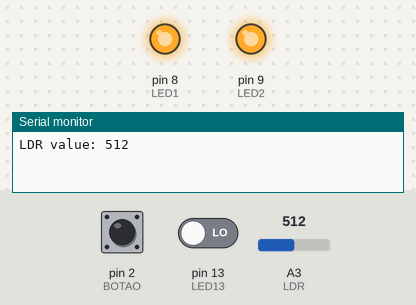
The sketch below on a simulated Arduino Uno, built with avr-gcc and run on an emulated ATmega328P. On the bench: output pins drawn as LEDs (lit = HIGH), the last lines printed to the serial monitor. The test bench sets the inputs (shaded band); at power-on: A3 (LDR) = 512, pin 2 (BOTAO) HIGH, pin 13 (LED13) LOW.

Above: at 1.2 s.
1.3 s: A3 (LDR) set to 489
At 1.7 s:
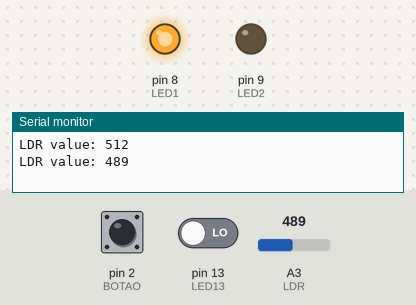
2.8 s: A3 (LDR) set to 716
At 4.0 s:
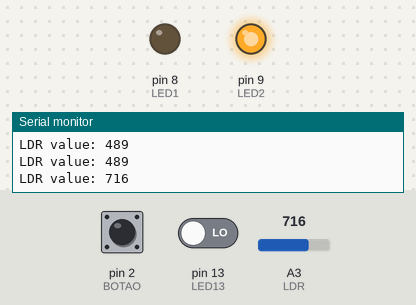
4.3 s: A3 (LDR) set to 625
5.8 s: A3 (LDR) set to 601
At 6.3 s:
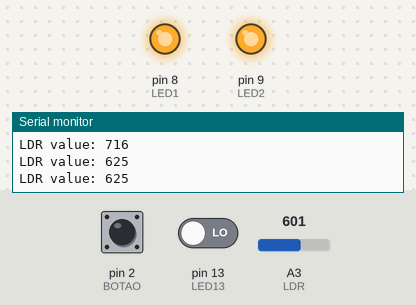
8.9 s: A3 (LDR) set to 0
At 9.9 s:
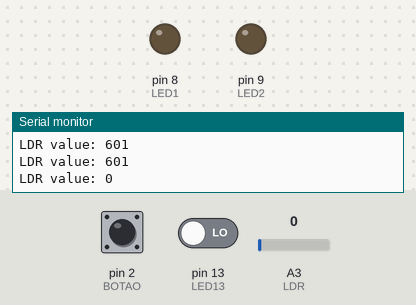
Timing chart, 0 to 11.4 s (numbered marks = the images above; inputs shaded):
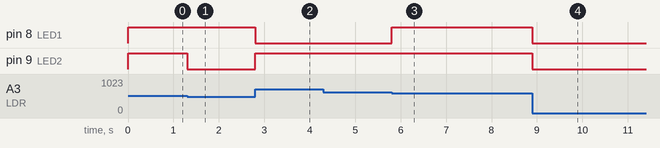

The sketch:

lab4.ino
```cpp
//TCNT1 > Faz a contagem
//TCCR1A Registradores de controle ===== normalmente configuramos igual a zero.
//TCCT1B determina modo de operação ====== importante
//       determina o prescaler
          //modo normal( por estouro) após contar 65536
          //Modo CTC (Clear time on compare) Funciona como um PLC,  OCR1A/B é o registrador de comparação.
//TIMSK > Habilita modos de operação ===== importante
//TIFR > flag de interrupção

#include <avr/io.h>
#include <avr/interrupt.h>

#define LED1 8
#define LED2 9
#define LED13 13
#define LDR 3
#define BOTAO 2

volatile int firedINT;
volatile unsigned long buttonTime ;
unsigned long timeLed13 = 0;
unsigned long timeLDRPrint = 0;
volatile bool interruptFlag = 0;
int VAL_LOW = 54;
int VAL_MEDIUM = 500;
int VAL_HIGH = 610;

void pin2ISR(){
  static long lastTime= 0;
  static bool state = true;

  if ((millis() - lastTime) > 10)
  {
    state = !state;

    lastTime = millis();

    if (!state)
    {
      buttonTime = millis();
      firedINT++;
    }
    else
      interruptFlag = 1;
  }
}

void setup() {
  pinMode(LED1, OUTPUT);
  pinMode(LED2, OUTPUT);
  pinMode(LDR, INPUT);
  pinMode(BOTAO, INPUT_PULLUP);
  EIFR = (1 << INTF1) | (1 << INTF0);
  attachInterrupt(digitalPinToInterrupt(BOTAO), pin2ISR, CHANGE);
  Serial.begin(115200);

}

int checkLDR(int valor)
{
  int res = 0;

  if(valor <= VAL_LOW) {
    res = 0;
  }

  else if((valor > VAL_LOW) && (valor <= VAL_MEDIUM))
  {
    res = 1;
  }

  else if((valor > VAL_MEDIUM) && (valor <= VAL_HIGH))
  {
    res = 2;
  }
  else
  {
    res = 3;
  }

  return res;
}

void toggleLeds(int valor)
{
  switch(valor)
  {
     case 0:
     digitalWrite(LED1, LOW);
     digitalWrite(LED2, LOW);

     break;

     case 1:
     digitalWrite(LED1, HIGH);
     digitalWrite(LED2, LOW);

     break;

     case 2:
     digitalWrite(LED1, HIGH);
     digitalWrite(LED2, HIGH);

     break;

     case 3:
     digitalWrite(LED1, LOW);
     digitalWrite(LED2, HIGH);

     break;

     default:
     break;
  }
}

void toggleLed13(int ldrValue)
{
   if( millis() - timeLed13 > 500)
  {
      timeLed13 = millis();

      int ledValue = digitalRead(LED13);

      if(ledValue == 0)
      {
        printLDRValue(ldrValue);
      }

      digitalWrite(LED13, !ledValue);
  }
}

void checkInterruptFlag()
{
  if (interruptFlag)
  {
    interruptFlag = 0;
    Serial.println ("Botao pressionado por " + (String)(millis() - buttonTime) + " milissegundos.");
    Serial.println ("Entrou na INTERRUPCAO: " + (String)firedINT);
  }
}

void printLDRValue(int result)
{
    timeLDRPrint = millis();
    Serial.println("LDR value: " + (String)result);
}

void loop()
{
    checkInterruptFlag();
    int result = analogRead(LDR);
    toggleLed13(result);
    byte ans = checkLDR(result);
    toggleLeds(ans);
}
```

Measured:
- the behaviour switches between 501 and 500 on A3 (LDR) (found by bisection; images 0 and 1)
- the behaviour switches between 611 and 610 on A3 (LDR) (found by bisection; images 2 and 3)
- after the input at 1.3 s, pin 9 (LED2): HIGH → LOW at once
- after the input at 2.8 s, pin 8 (LED1): HIGH → LOW at once; pin 9 (LED2): LOW → HIGH at once
- after the input at 5.8 s, pin 8 (LED1): LOW → HIGH at once
- after the input at 8.9 s, pin 8 (LED1), pin 9 (LED2): HIGH → LOW at once
